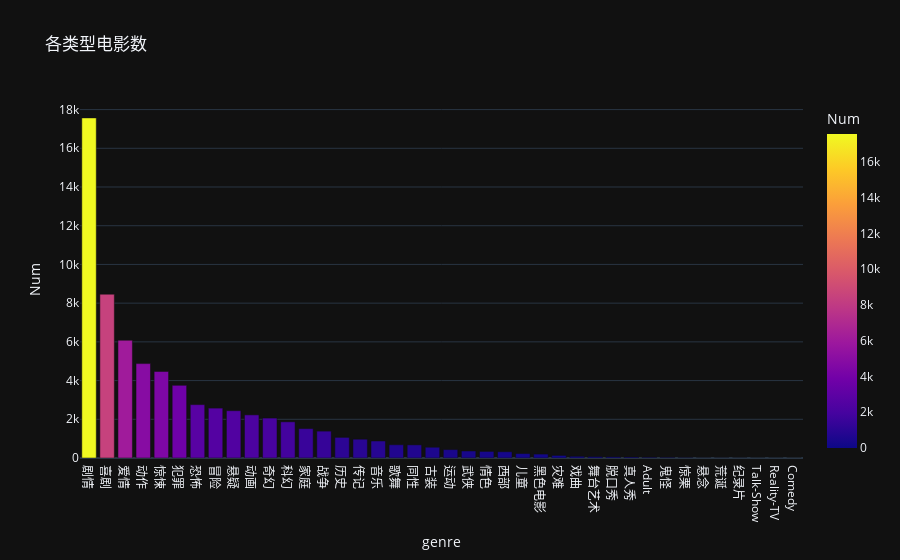

The notebook cell this image was saved under:
### Code cell
fig5 = px.bar(genres_num_Sort,
              x = "genre",
              y = "Num", 
              title = "各类型电影数",
              color='Num'
             )
fig5.show()

### Figure 1 — Plotly figure (JSON) as saved in the notebook; plotly's stock layout.template omitted (floating-point values rounded to 4 significant figures)
{"data": [{"alignmentgroup": "True", "hovertemplate": "genre=%{x}<br>Num=%{marker.color}<extra></extra>", "legendgroup": "", "marker": {"color": [17570, 8462, 6083, 4877, 4472, 3753, 2758, 2578, 2444, 2228, 2063, 1869, 1517, 1389, 1064, 971, 877, 685, 678, 557, 435, 363, 340, 323, 229, 202, 133, 87, 68, 58, 49, 36, 32, 17, 5, 5, 3, 2, 2, 1], "coloraxis": "coloraxis", "pattern": {"shape": ""}}, "name": "", "offsetgroup": "", "orientation": "v", "showlegend": false, "textposition": "auto", "x": ["剧情", "喜剧", "爱情", "动作", "惊悚", "犯罪", "恐怖", "冒险", "悬疑", "动画", "奇幻", "科幻", "家庭", "战争", "历史", "传记", "音乐", "歌舞", "同性", "古装", "运动", "武侠", "情色", "西部", "儿童", "黑色电影", "灾难", "戏曲", "舞台艺术", "脱口秀", "真人秀", "Adult", "鬼怪", "惊栗", "悬念", "荒诞", "纪录片", "Talk-Show", "Reality-TV", "Comedy"], "xaxis": "x", "y": [17570, 8462, 6083, 4877, 4472, 3753, 2758, 2578, 2444, 2228, 2063, 1869, 1517, 1389, 1064, 971, 877, 685, 678, 557, 435, 363, 340, 323, 229, 202, 133, 87, 68, 58, 49, 36, 32, 17, 5, 5, 3, 2, 2, 1], "yaxis": "y", "type": "bar"}], "layout": {"xaxis": {"anchor": "y", "domain": [0.0, 1.0], "title": {"text": "genre"}}, "yaxis": {"anchor": "x", "domain": [0.0, 1.0], "title": {"text": "Num"}}, "coloraxis": {"colorbar": {"title": {"text": "Num"}}, "colorscale": [[0.0, "#0d0887"], [0.1111, "#46039f"], [0.2222, "#7201a8"], [0.3333, "#9c179e"], [0.4444, "#bd3786"], [0.5556, "#d8576b"], [0.6667, "#ed7953"], [0.7778, "#fb9f3a"], [0.8889, "#fdca26"], [1.0, "#f0f921"]]}, "legend": {"tracegroupgap": 0}, "title": {"text": "各类型电影数"}, "barmode": "relative"}}
